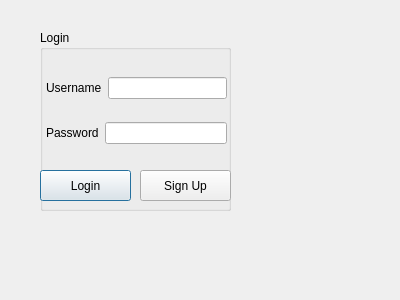
<?xml version="1.0" encoding="UTF-8"?>
<ui version="4.0">
 <class>LoginScreen</class>
 <widget class="QDialog" name="LoginScreen">
  <property name="geometry">
   <rect>
    <x>0</x>
    <y>0</y>
    <width>400</width>
    <height>300</height>
   </rect>
  </property>
  <property name="windowTitle">
   <string>Dialog</string>
  </property>
  <widget class="QGroupBox" name="groupBox">
   <property name="geometry">
    <rect>
     <x>40</x>
     <y>30</y>
     <width>191</width>
     <height>181</height>
    </rect>
   </property>
   <property name="title">
    <string>Login</string>
   </property>
   <widget class="QPushButton" name="pushButton_login">
    <property name="geometry">
     <rect>
      <x>0</x>
      <y>140</y>
      <width>91</width>
      <height>31</height>
     </rect>
    </property>
    <property name="text">
     <string>Login</string>
    </property>
   </widget>
   <widget class="QWidget" name="layoutWidget">
    <property name="geometry">
     <rect>
      <x>6</x>
      <y>30</y>
      <width>181</width>
      <height>101</height>
     </rect>
    </property>
    <layout class="QVBoxLayout" name="verticalLayout">
     <item>
      <layout class="QHBoxLayout" name="horizontalLayout">
       <item>
        <widget class="QLabel" name="label">
         <property name="text">
          <string>Username</string>
         </property>
        </widget>
       </item>
       <item>
        <widget class="QLineEdit" name="lineEdit_username"/>
       </item>
      </layout>
     </item>
     <item>
      <layout class="QHBoxLayout" name="horizontalLayout_2">
       <item>
        <widget class="QLabel" name="label_2">
         <property name="text">
          <string>Password</string>
         </property>
        </widget>
       </item>
       <item>
        <widget class="QLineEdit" name="lineEdit_password"/>
       </item>
      </layout>
     </item>
    </layout>
   </widget>
   <widget class="QPushButton" name="pushButton_signup">
    <property name="geometry">
     <rect>
      <x>100</x>
      <y>140</y>
      <width>91</width>
      <height>31</height>
     </rect>
    </property>
    <property name="text">
     <string>Sign Up</string>
    </property>
   </widget>
  </widget>
 </widget>
 <resources/>
 <connections/>
</ui>
